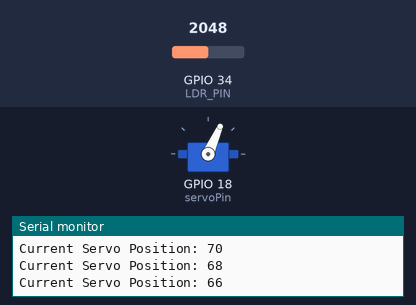
The sketch below on a simulated ESP32. On the bench: servo, the last lines printed to the serial monitor. The inputs (shaded band) are chosen by the test bench; at power-on: GPIO 34 (LDR_PIN) = 2048. WiFi joins after 1.5 s; servers stay silent unless stated.

Above: at 2.7 s.
2.8 s: GPIO 34 (LDR_PIN) set to 1641
At 3.41 s:
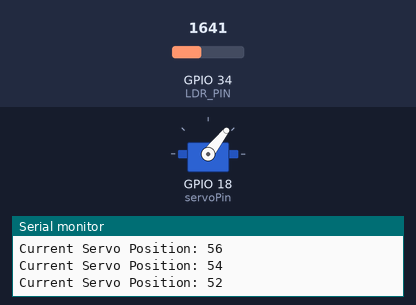
7.4 s: GPIO 34 (LDR_PIN) set to 1556
At 9.5 s:
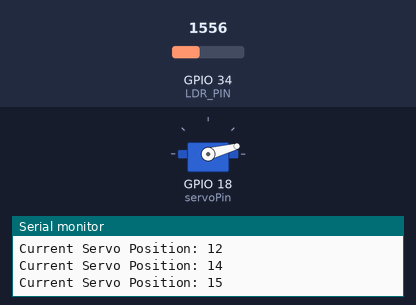
10.2 s: GPIO 34 (LDR_PIN) set to 1228
At 11.54 s:
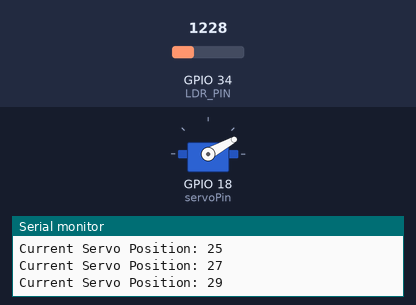
13.7 s: GPIO 34 (LDR_PIN) set to 491
Timing chart, 0 to 21.6 s (numbered marks = the images above; inputs shaded):
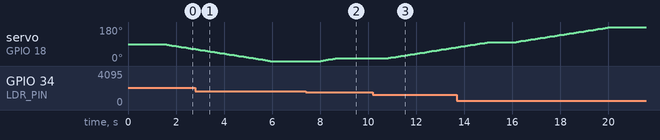

Measured:
- the behaviour switches between 1606 and 1605 on GPIO 34 (LDR_PIN) (found by bisection; images 1 and 2)
- after the input at 7.4 s, servo on GPIO 18 (servoPin): moves from 0° to 15° over 0.70 s, starting after 0.63 s
- after the input at 10.2 s, servo on GPIO 18 (servoPin): moves from 15° to 73° over 2.8 s, starting after 0.65 s

The sketch:

manual_mode_code.ino
```cpp
#include <WiFi.h>
#include <ESP32Servo.h>

Servo myservo;
static const int servoPin = 18;
static const int LDR_PIN = 34;
const float R_FIXED = 10000.0;
const int movementStep = 2;
const int delayBetweenSteps = 100;
const int minServoAngle = 0;
const int maxServoAngle = 180;
const int bufferZone = 5;
bool smartMode = true;
int currentServoPos = 90;

const char* ssid     = "shubh";
const char* password = "12345678";
WiFiServer server(80);
String header;

void setup() {
    Serial.begin(115200);
    myservo.attach(servoPin);
    myservo.write(currentServoPos);
    pinMode(LDR_PIN, INPUT);

    Serial.print("Connecting to WiFi");
    WiFi.begin(ssid, password);
    while (WiFi.status() != WL_CONNECTED) {
        delay(500);
        Serial.print(".");
    }
    Serial.println("WiFi connected. IP Address: ");
    Serial.println(WiFi.localIP());
    server.begin();
}

void moveServo(int targetPos) {
    Serial.print("Moving servo to target position: ");
    Serial.println(targetPos);

    while (currentServoPos != targetPos) {
        if (currentServoPos < targetPos) {
            currentServoPos += movementStep;
            if (currentServoPos > targetPos) currentServoPos = targetPos;
        } else {
            currentServoPos -= movementStep;
            if (currentServoPos < targetPos) currentServoPos = targetPos;
        }
        myservo.write(currentServoPos);
        Serial.print("Current Servo Position: ");
        Serial.println(currentServoPos);
        delay(delayBetweenSteps);
    }
}


void loop() {
    WiFiClient client = server.available();
    if (client) {
        String currentLine = "";
        while (client.connected()) {
            if (client.available()) {
                char c = client.read();
                header += c;
                if (c == '\n') {
                    if (currentLine.length() == 0) {
                        client.println("HTTP/1.1 200 OK");
                        client.println("Content-type:text/html");
                        client.println("Connection: close");
                        client.println();

                        client.println("<!DOCTYPE html><html>");
                        client.println("<head><meta name='viewport' content='width=device-width, initial-scale=1'>");
                        client.println("<script src='https://ajax.googleapis.com/ajax/libs/jquery/3.3.1/jquery.min.js'></script>");
                        client.println("</head><body>");
                        client.println("<h1>ESP32 Smart Servo Control</h1>");
                        client.println("<p>Mode: <span id='mode'>" + String(smartMode ? "Smart" : "Manual") + "</span></p>");
                        client.println("<button onclick='toggleMode()'>Toggle Mode</button>");
                        client.println("<p>Position: <span id='servoPos'>" + String(currentServoPos) + "</span></p>");
                        client.println("<input type='range' min='0' max='180' class='slider' id='servoSlider' ");
                        client.println("onchange='setServo(this.value)' value='" + String(currentServoPos) + "' " + (smartMode ? "disabled" : "") + " />");
                        client.println("<script>");
                        client.println("function toggleMode() { $.get('/?mode=toggle', function(){ location.reload(); }); }");
                        client.println("function setServo(pos) { $.get('/?value=' + pos, function(){ $('#servoPos').text(pos); }); }");
                        client.println("</script></body></html>");
                        client.println();

                        if (header.indexOf("GET /?mode=toggle") >= 0) {
                            smartMode = !smartMode;
                        }
                        if (!smartMode && header.indexOf("GET /?value=") >= 0) {
                            int pos1 = header.indexOf('=');
                            String valueString = header.substring(pos1 + 1);
                            moveServo(valueString.toInt());
                        }
                        break;
                    } else {
                        currentLine = "";
                    }
                } else if (c != '\r') {
                    currentLine += c;
                }
            }
        }
        header = "";
        client.stop();
    }

    if (smartMode) {
        int adcValue = analogRead(LDR_PIN);
        float voltage = (adcValue / 4095.0) * 3.3;
        float ldrResistance = R_FIXED * ((3.3 / voltage) - 1);

        Serial.print("ADC: ");
        Serial.print(adcValue);
        Serial.print(" | Voltage: ");
        Serial.print(voltage, 2);
        Serial.print("V | LDR Resistance: ");
        Serial.print(ldrResistance, 2);
        Serial.println(" Ω");

        int targetServoPos = map(ldrResistance, 15000, 30000, minServoAngle, maxServoAngle);
        targetServoPos = constrain(targetServoPos, minServoAngle, maxServoAngle);

        if (abs(targetServoPos - currentServoPos) > bufferZone) {
            Serial.print("Smart Adjusting Servo from ");
            Serial.print(currentServoPos);
            Serial.print("° to ");
            Serial.print(targetServoPos);
            Serial.println("°");
            moveServo(targetServoPos);
        } else {
            Serial.println("Blinds Hold Position (Stable Light Level)");
        }
    }
    delay(1000);
}
```
